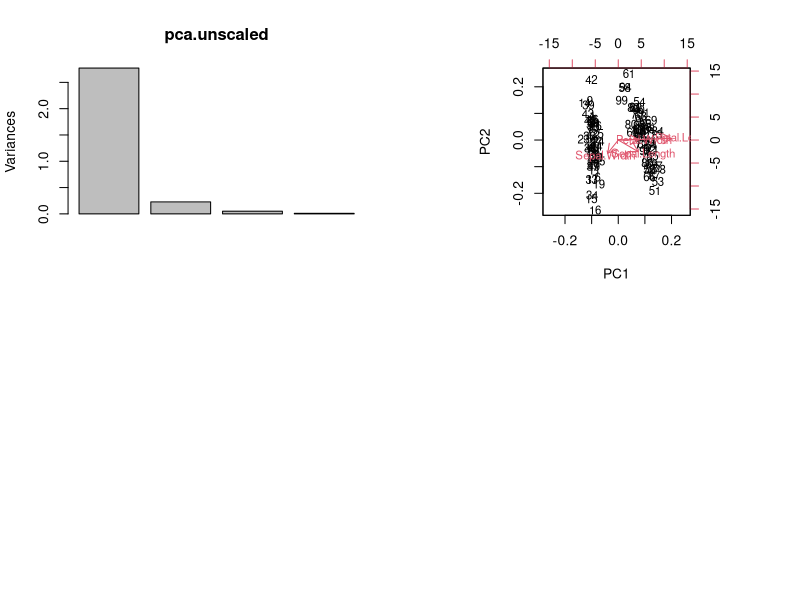

R code for this plot: (Note: this script raises an error after producing the figure.)
# --------------------------------------------------------
# ST4061 / ST6041
# 2021-2022
# Eric Wolsztynski
# ...
# Exercises Section 1: Daat pre-processing
# --------------------------------------------------------

library(glmnet)
library(survival)

###############################################################
### Exercise 1: effect of scaling
###############################################################

dat = iris[1:100,]
dat$Species = droplevels(dat$Species)
x = dat[,1:4]
y = dat$Species

# (1)
pca.unscaled = prcomp(x)
pca.scaled = prcomp(x,scale=TRUE)
par(mfrow=c(2,2))
plot(pca.unscaled) # scree plot 
biplot(pca.unscaled) # biplot 
# ... same for scaled, and analyse

# (2)
logreg.unscaled = glm(Species~., data=dat) # make this work
# repeat for scaled analysis and discuss

# (3)
glmnet(...) # make it work
# run LASSO like you know how to and discuss...

###############################################################
### Exercise 2: data imputation
###############################################################

dat = lung
summary(dat)
names(dat)
boxplot(dat$meal.cal~dat$sex)
# can you think of other ways of analysing this?

# run a 1st Cox model:
cox.mod = coxph( Surv(time,status) ~ ., data=dat)
summary(cox.mod)

# now perform very crude data imputation (to "fill" missing values):
sum(is.na(dat$sex)) # no missing values for 'sex'
ina = which(is.na(dat$meal.cal)) # locations of missing values for meal.cal
dat.imp1 = dat
dat.imp1$meal.cal[ina] = median(dat$meal.cal,na.rm=TRUE) # explain this
cox.mod.imp1 = coxph( Surv(time,status) ~ ., data=dat.imp1)
summary(cox.mod.imp1)

# continue by experimenting with other forms of imputation, 
# including one that is gender specific 

###############################################################
### Exercise 3: data imputation
###############################################################

# Replicate steps from Question 2

###############################################################
### Exercise 4: resampling
###############################################################

# You don't need help for this one!

###############################################################
### Exercise 5: resampling (CV vs bootstrapping)
###############################################################

# Implement this simple analysis and discuss - think about 
# (sub)sample sizes!

